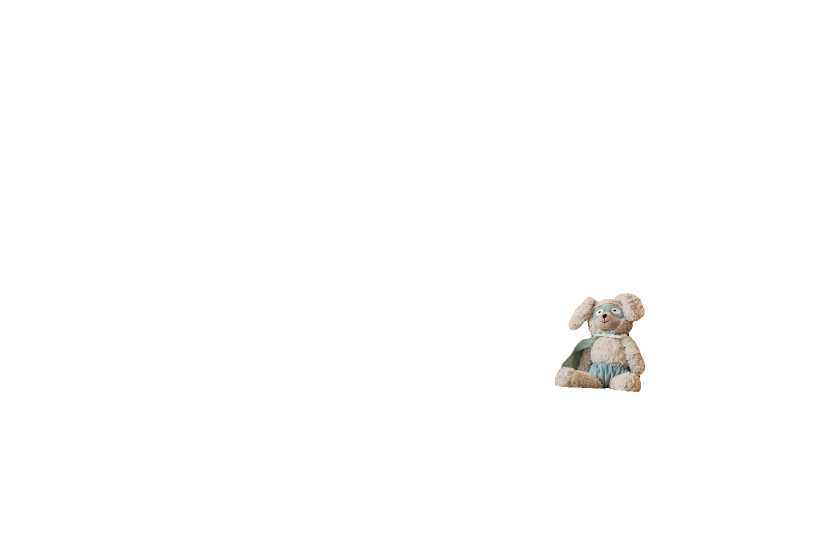
#> input picture examples/teddy.png, 1680 x 1120 px (shown at 1/2 size)
$ python infer.py examples/teddy.png 3dgs out
#> lines starting #> are read from the running program, lines starting #| are printed output that depends on the picture; after the words box and inside, x2 and y2 are one past the last pixel; in counts of white or black regions, pixels touching at a corner belong together
#!/usr/bin/env python
"""SAM 3D Objects: single image -> 3D Gaussians (.ply) or mesh (.glb).

    python infer.py <image> <3dgs|mesh> <output_dir> [--mask mask.png] [--seed 42]

The object mask is taken from --mask if given, otherwise from the alpha channel
of the image. All weights are read from ./ckpts (see scripts/setup_ckpts.sh).
"""

import argparse
import os
import sys
from pathlib import Path

os.environ.setdefault("HF_HUB_OFFLINE", "1")  # weights come from ./ckpts only

import numpy as np
from PIL import Image

FORMAT_ALIASES = {"3dgs": "gaussian", "gs": "gaussian", "gaussian": "gaussian", "mesh": "mesh"}


def load_mask(mask_path: Path, size) -> np.ndarray:
    """Binary mask from the alpha channel if the file has one (official demo masks),
    otherwise from its luminance, thresholded at half of its maximum."""
    mask = Image.open(mask_path)
    mask = mask.getchannel("A") if "A" in mask.getbands() else mask.convert("L")
    mask = np.array(mask.resize(size, Image.NEAREST))
    return mask > mask.max() / 2


def load_rgba(image_path: Path, mask_path=None) -> np.ndarray:
    image = Image.open(image_path)
#> image is the input picture: PIL image 1680x1120 RGBA; mean R, G, B, A 197.3, 168.4, 136.6, 3.4
    if mask_path is not None:
        mask = load_mask(mask_path, image.size)
    elif image.mode in ("RGBA", "LA") or "transparency" in image.info:
        mask = np.array(image.convert("RGBA"))[..., 3] > 0
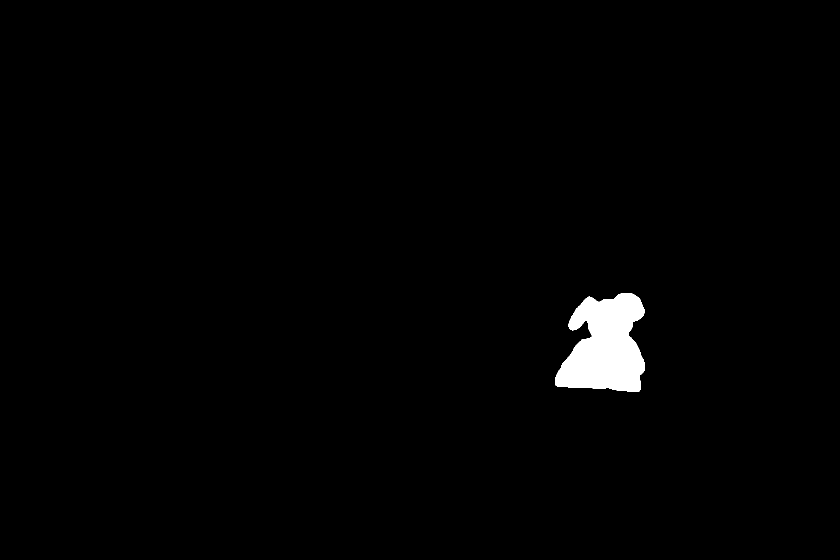
#> mask: shape (1120, 1680) bool (shown at 1/2 size); 1.3% white; 1 white region, box (x1, y1, x2, y2) and area: (1110, 586, 1290, 784) 24890
    else:
        sys.exit(f"{image_path} has no alpha channel: pass the object mask with --mask")
    if not mask.any():
        sys.exit("object mask is empty")
    rgb = np.array(image.convert("RGB"))
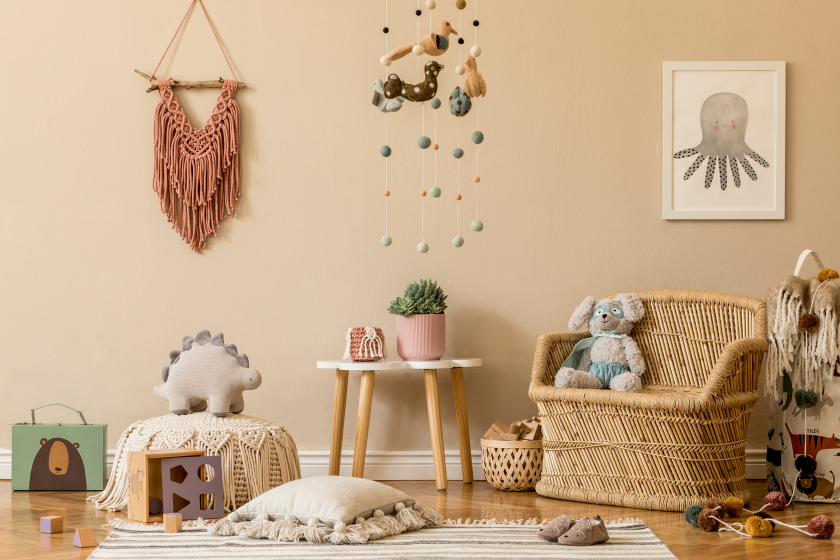
#> rgb: shape (1120, 1680, 3) (shown at 1/2 size); mean R, G, B 197.3, 168.4, 136.6
    return np.concatenate([rgb, mask[..., None].astype(np.uint8) * 255], axis=-1)


def main():
    parser = argparse.ArgumentParser(description=__doc__, formatter_class=argparse.RawDescriptionHelpFormatter)
    parser.add_argument("image", type=Path, help="input image (RGBA, or RGB together with --mask)")
    parser.add_argument("format", choices=sorted(FORMAT_ALIASES), help="output representation")
    parser.add_argument("output_dir", type=Path, help="directory the result is written to")
    parser.add_argument("--mask", type=Path, default=None, help="binary object mask (default: image alpha)")
    parser.add_argument("--seed", type=int, default=42)
    args = parser.parse_args()

    output_format = FORMAT_ALIASES[args.format]
    rgba = load_rgba(args.image, args.mask)

    from sam3d_objects.pipeline import export
    from sam3d_objects.pipeline.inference import Sam3DPipeline

    result = Sam3DPipeline().run(rgba, output_format, seed=args.seed)

    args.output_dir.mkdir(parents=True, exist_ok=True)
    if output_format == "gaussian":
        out = export.save_gaussian(result, args.output_dir / f"{args.image.stem}.ply")
    else:
        out = export.save_mesh(result, args.output_dir / f"{args.image.stem}.glb")
    print(f"Saved {output_format} to {out}")


if __name__ == "__main__":
    main()
#> (the call stopped at ``: torch is not available in this run)
